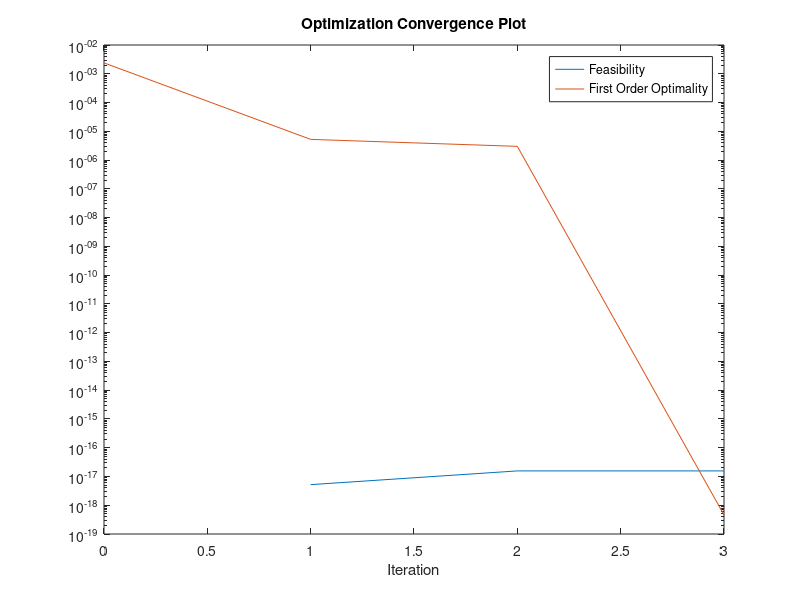

Write MATLAB code to recreate this figure.
% Generates plot of feasibility and first-order optimality from the output of fmincon function
%
% fmincon output:
% Iter  Func-count            Fval   Feasibility   Step Length       Norm of   First-order  
%                                                                       step    optimality
%    0          11    3.468315e-05     0.000e+00     1.000e+00     0.000e+00     2.389e-03  
%    1          22    3.468057e-05     5.204e-18     1.000e+00     6.421e-06     5.235e-06  
%    2          33    3.467686e-05     1.561e-17     1.000e+00     7.072e-06     2.998e-06  
%    3          34    3.467686e-05     1.561e-17     7.000e-01     9.984e-18     4.608e-19  
%Iterations
iter = [0,1,2,3];
%Feasibility 
f = [0,5.204e-18, 1.561e-17, 1.561e-17];
%First-Order Optimality
foo = [2.389e-03, 5.235e-06, 2.998e-06, 4.608e-19];

%Plot Feasibility
%Feasibility
fig = figure();
semilogy(iter,f)
hold on
semilogy(iter,foo)
title('Optimization Convergence Plot')
legend('Feasibility','First Order Optimality')
xlabel('Iteration') 
saveas(fig, 'Feasibility.png');
